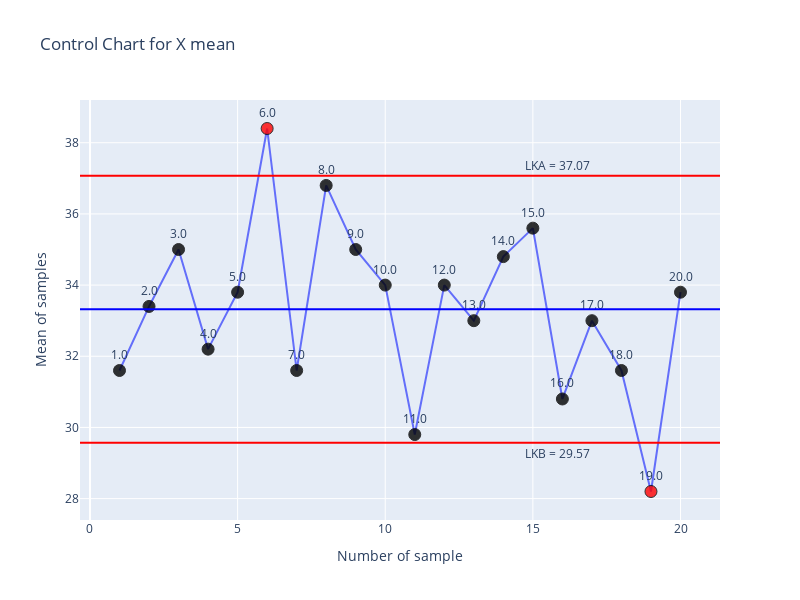

Write notebook code for a chart like this one.
### Code cell
fig = go.Figure()
fig.add_trace(go.Scatter(
    x=data["Sample"],
    y=data["Xbar"],
    mode='lines+markers+text',
    name = 'Sample mean',
    text = labels,
    textposition="top center",
    marker=dict(
        size=12,
        color=['black' if LKB_Xbar2 <= y <= LKA_Xbar2 else 'red' for y in data["Xbar"]],
        opacity=0.8,
        line=dict(width=1, color='black')
    )
))

fig.add_hline(y=LKA_Xbar2, line=dict(color='Red'))
fig.add_hline(y=mean_Xbar, line=dict(color='Blue'))
fig.add_hline(y=LKB_Xbar2, line=dict(color='Red'))

fig.add_annotation(text=f"LKA = {round(LKA_Xbar2,2)}", xref="paper", yref="y", x=0.8, y=LKA_Xbar2+0.3, showarrow=False)
fig.add_annotation(text=f"LKB = {round(LKB_Xbar2,2)}", xref="paper", yref="y", x=0.8, y=LKB_Xbar2-0.3, showarrow=False)

fig.update_layout(
    title='Control Chart for X mean',
    xaxis_title='Number of sample',
    yaxis_title='Mean of samples',
    width=800,
    height=600
)

### Figure 1 — Plotly figure (JSON) as saved in the notebook; plotly's stock layout.template omitted (floating-point values rounded to 4 significant figures)
{"data": [{"marker": {"color": ["black", "black", "black", "black", "black", "red", "black", "black", "black", "black", "black", "black", "black", "black", "black", "black", "black", "black", "red", "black", "black"], "line": {"color": "black", "width": 1}, "opacity": 0.8, "size": 12}, "mode": "lines+markers+text", "name": "Sample mean", "text": ["1.0", "2.0", "3.0", "4.0", "5.0", "6.0", "7.0", "8.0", "9.0", "10.0", "11.0", "12.0", "13.0", "14.0", "15.0", "16.0", "17.0", "18.0", "19.0", "20.0", "nan"], "textposition": "top center", "type": "scatter", "x": [1, 2, 3, 4, 5, 6, 7, 8, 9, 10, 11, 12, 13, 14, 15, 16, 17, 18, 19, 20, null], "y": [31.6, 33.4, 35, 32.2, 33.8, 38.4, 31.6, 36.8, 35, 34, 29.8, 34, 33, 34.8, 35.6, 30.8, 33, 31.6, 28.2, 33.8, 33.32]}], "layout": {"annotations": [{"showarrow": false, "text": "LKA = 37.07", "x": 0.8, "xref": "paper", "y": 37.37, "yref": "y"}, {"showarrow": false, "text": "LKB = 29.57", "x": 0.8, "xref": "paper", "y": 29.27, "yref": "y"}], "height": 600, "shapes": [{"line": {"color": "Red"}, "type": "line", "x0": 0, "x1": 1, "xref": "x domain", "y0": 37.07, "y1": 37.07, "yref": "y"}, {"line": {"color": "Blue"}, "type": "line", "x0": 0, "x1": 1, "xref": "x domain", "y0": 33.32, "y1": 33.32, "yref": "y"}, {"line": {"color": "Red"}, "type": "line", "x0": 0, "x1": 1, "xref": "x domain", "y0": 29.57, "y1": 29.57, "yref": "y"}], "title": {"text": "Control Chart for X mean"}, "width": 800, "xaxis": {"title": {"text": "Number of sample"}}, "yaxis": {"title": {"text": "Mean of samples"}}}}
